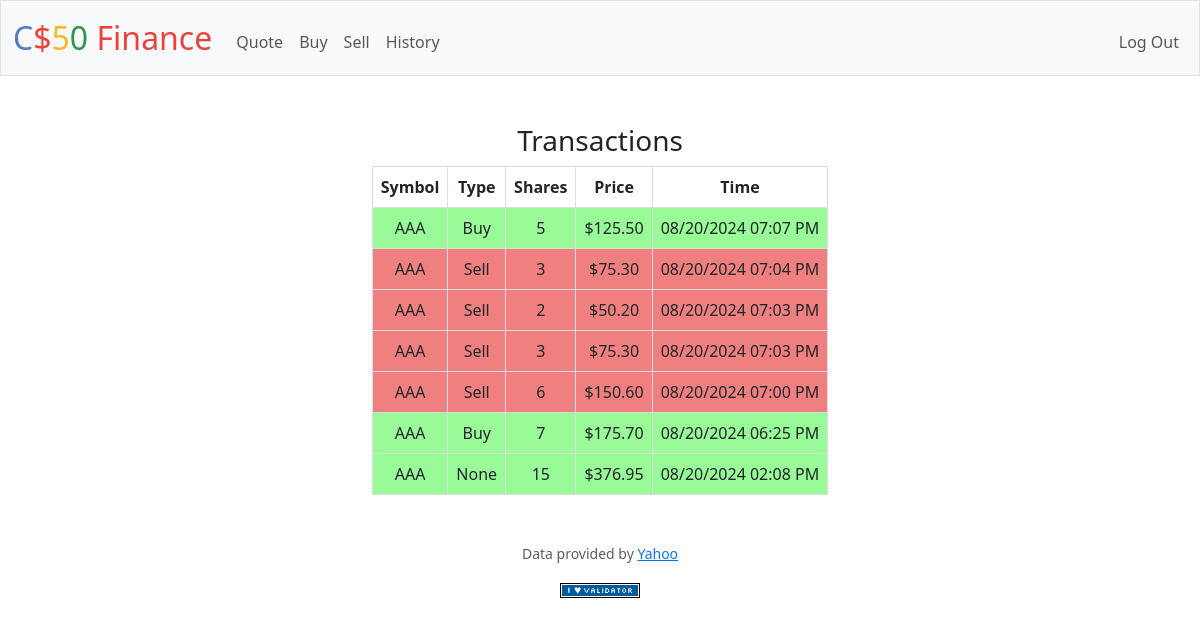
Page /history (signed in) on the committed database.
### tables this page shows
CREATE TABLE transactions (
    id INTEGER PRIMARY KEY AUTOINCREMENT NOT NULL,
    buyer_id INTEGER NOT NULL,
    symbol TEXT NOT NULL,
    shares INTEGER NOT NULL,
    price REAL NOT NULL,
    timestamp DATETIME DEFAULT CURRENT_TIMESTAMP, type VARCHAR(10),
    FOREIGN KEY (buyer_id) REFERENCES users(id)
);

### app.py (the view)
@app.route("/history")
@login_required
def history():
    user_id = session["user_id"]
    transactions = db.execute("""
        SELECT *
        FROM transactions
        WHERE buyer_id = ?
        ORDER BY timestamp DESC;
        """, (user_id,))
    for transaction in transactions:
        transaction['timestamp'] = datetime.strptime(transaction['timestamp'], '%Y-%m-%d %H:%M:%S')
    return render_template("history.html", transactions=transactions)

### app.py (called while the page is built)
@app.after_request
def after_request(response):
    response.headers["Cache-Control"] = "no-cache, no-store, must-revalidate"
    response.headers["Expires"] = 0
    response.headers["Pragma"] = "no-cache"
    return response

### helpers.py (called while the page is built)
def login_required(f):
    @wraps(f)
    def decorated_function(*args, **kwargs):
        if session.get("user_id") is None:
            return redirect("/login")
        return f(*args, **kwargs)
    return decorated_function

def usd(value):
    return f"${value:,.2f}"

### templates/history.html (shortened to what this page needs)
{% extends "layout.html" %}
{% block main %}
    <div style="text-align: center;">
        <h3>Transactions</h3>
        <table style="margin: 0 auto; border-collapse: collapse;">
            {% if transactions %}
            <thead>
                <tr>
                    <th style="padding: 8px; border: 1px solid #ddd;">Symbol</th>
                    <th style="padding: 8px; border: 1px solid #ddd;">Type</th>
                    <th style="padding: 8px; border: 1px solid #ddd;">Shares</th>
                    <th style="padding: 8px; border: 1px solid #ddd;">Price</th>
                    <th style="padding: 8px; border: 1px solid #ddd;">Time</th>
                </tr>
            </thead>
            <tbody>
                {% for value in transactions %}
                <tr style="background-color: {{ '#F08080' if value['type'] == 'sell' else '#98FB98'}};">
                    <td style="padding: 8px; border: 1px solid #ddd;">{{ value['symbol'] }}</td>
                    <td style="padding: 8px; border: 1px solid #ddd;">{{ value['type'] | capitalize }}</td>
                    <td style="padding: 8px; border: 1px solid #ddd;">{{ value['shares'] }}</td>
                    <td style="padding: 8px; border: 1px solid #ddd;">{{ value['price'] | usd }}</td>
                    <td style="padding: 8px; border: 1px solid #ddd;">
                        {{ value['timestamp'].strftime('%m/%d/%Y %I:%M %p') }}
                    </td>
                </tr>
                {% endfor %}
            </tbody>
            {% else %}
            <tbody>
                <tr>
                    <td colspan="5" style="padding: 8px; border: 1px solid #ddd; text-align: center;">No transactions available</td>
                </tr>
            </tbody>
            {% endif %}
        </table>
    </div>
{% endblock %}

### templates/layout.html (shortened to what this page needs)
<!DOCTYPE html>
<html lang="en">
    <head>
        <link href="https://cdn.jsdelivr.net/npm/bootstrap@5.3.3/dist/css/bootstrap.min.css" rel="stylesheet">
        <link href="/static/styles.css" rel="stylesheet">
    </head>
    <body>
        <nav class="bg-light border navbar navbar-expand-md navbar-light">
            <div class="container-fluid">
                <a class="navbar-brand" href="/"><span class="blue">C</span><span class="red">$</span><span class="yellow">5</span><span class="green">0</span> <span class="red">Finance</span></a>
                <div class="collapse navbar-collapse" id="navbar">
                    {% if session["user_id"] %}
                        <ul class="navbar-nav me-auto mt-2">
                            <li class="nav-item"><a class="nav-link" href="/quote">Quote</a></li>
                            <li class="nav-item"><a class="nav-link" href="/buy">Buy</a></li>
                            <li class="nav-item"><a class="nav-link" href="/sell">Sell</a></li>
                            <li class="nav-item"><a class="nav-link" href="/history">History</a></li>
                        </ul>
                        <ul class="navbar-nav ms-auto mt-2">
                            <li class="nav-item"><a class="nav-link" href="/logout">Log Out</a></li>
                        </ul>
                    {% else %}
                        <ul class="navbar-nav ms-auto mt-2">
                            <li class="nav-item"><a class="nav-link" href="/register">Register</a></li>
                            <li class="nav-item"><a class="nav-link" href="/login">Log In</a></li>
                        </ul>
                    {% endif %}
                </div>
            </div>
        </nav>
        <main class="container py-5 text-center">
            {% block main %}{% endblock %}
        </main>
        <footer class="mb-5">
            <p class="mb-3 small text-center text-muted">
                Data provided by <a href="https://finance.yahoo.com/">Yahoo</a>
            </p>
            <form action="https://validator.w3.org/check" class="text-center" enctype="multipart/form-data" method="post" target="_blank">
                <input alt="Validate" src="/static/I_heart_validator.png" type="image">
            </form>
        </footer>
    </body>
</html>

### static/styles.css (style rules this page uses)
nav .navbar-brand { font-size: xx-large; }
nav .navbar-brand .blue { color: #537fbe; }
nav .navbar-brand .red { color: #ea433b; }
nav .navbar-brand .yellow { color: #f5b82e; }
nav .navbar-brand .green { color: #2e944b; }

### rows in the picture
transactions: symbol "AAA", type "Buy", shares "5", price "$125.50", timestamp "08/20/2024 07:07 PM"
transactions: symbol "AAA", type "Sell", shares "3", price "$75.30", timestamp "08/20/2024 07:04 PM"
transactions: symbol "AAA", type "Sell", shares "2", price "$50.20", timestamp "08/20/2024 07:03 PM"
transactions: symbol "AAA", type "Sell", shares "3", price "$75.30", timestamp "08/20/2024 07:03 PM"
transactions: symbol "AAA", type "Sell", shares "6", price "$150.60", timestamp "08/20/2024 07:00 PM"
transactions: symbol "AAA", type "Buy", shares "7", price "$175.70", timestamp "08/20/2024 06:25 PM"
transactions: symbol "AAA", type "None", shares "15", price "$376.95", timestamp "08/20/2024 02:08 PM"
